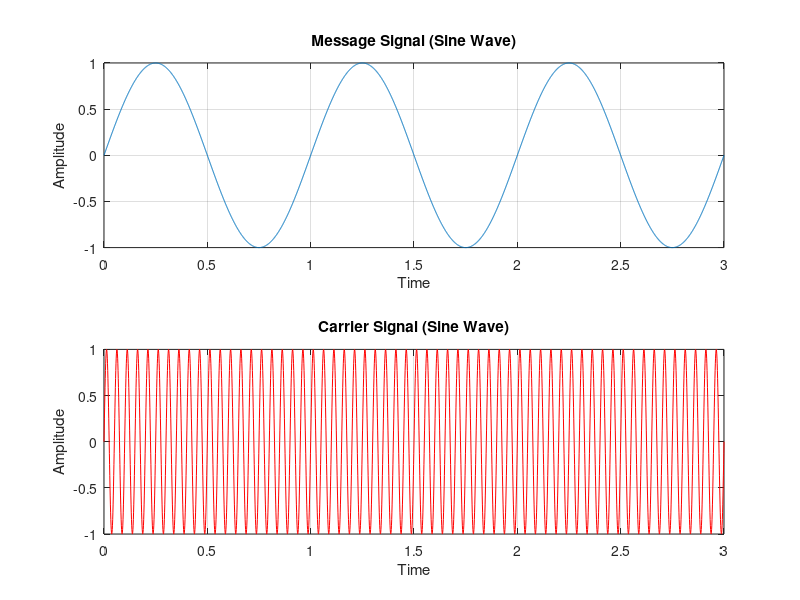

Source code (MATLAB): (Note: this script raises an error after producing the figure.)

%% Part A: Amplitude Modulation (AM)
% Chris Samuel Salcedo
% 2022-05055
% CMSC 137

fs = 1000;
T = 3; % time duration in seconds
t = 0:1/fs:T; % time vector

% message signal
Am = 1; % amplitude
fm = 1; % frequency in hz
message_signal = Am * sin(2 * pi * fm * t);

% carrier signal
Ac = 1; % amplitude
fc = 20; % frequency in hz
carrier_signal = Ac * sin(2 * pi * fc * t);

% plot
subplot(2,1,1);
plot(t, message_signal, "MarkerFaceColor","#231650");
grid on;
title('Message Signal (Sine Wave)');
xlabel('Time');
ylabel('Amplitude');

subplot(2,1,2);
plot(t, carrier_signal, 'r');
grid on;
title('Carrier Signal (Sine Wave)');
xlabel('Time');
ylabel('Amplitude');

%% Part B: Amplitude Shift Keying (ASK) / On-Off Keying (OOK)

fs = 1000; % sampling frequency
bit_duration = 0.1; % duration of one bit in seconds
t_bit = 0:1/fs:bit_duration-1/fs; % time vector for one bit
fc = 20; % carrier frequency
Ac = 1; % carrier amplitude

% user input 8-bit binary sequence
bits = input('enter a 12-bit binary sequence (e.g. 101010101010): ', 's');
bits = double(bits) - '0';
if length(bits) ~= 12 || any(bits ~= 0 & bits ~= 1)
    error('invalid input! please enter exactly 12 binary values (0s and 1s).');
end

% generate binary message signal
message_signal = [];
carrier_signal = [];
ask_signal = [];
time = [];
for i = 1:length(bits)
    message_signal = [message_signal bits(i) * ones(1, length(t_bit))];
    carrier = Ac * sin(2 * pi * fc * t_bit);
    ask_signal = [ask_signal bits(i) * carrier];
    time = [time, (i-1)*bit_duration + t_bit];
end

% plot binary and carrier signals
subplot(3,1,1);
stairs(time, message_signal, 'b');
grid on;
title('Binary Message Signal');
xlabel('Time');
ylabel('Amplitude');
ylim([-0.5 1.5]);

subplot(3,1,2);
plot(time, repmat(carrier, 1, length(bits)), 'r');
grid on;
title('Carrier Signal');
xlabel('Time');
ylabel('Amplitude');

subplot(3,1,3);
plot(time, ask_signal, 'k');
grid on;
title('ASK Modulated Signal');
xlabel('Time');
ylabel('Amplitude');